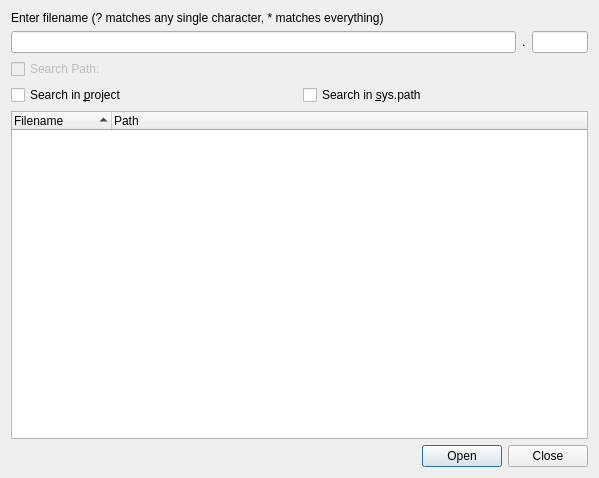
<?xml version="1.0" encoding="UTF-8"?>
<ui version="4.0">
 <class>FindFileNameDialog</class>
 <widget class="QWidget" name="FindFileNameDialog">
  <property name="geometry">
   <rect>
    <x>0</x>
    <y>0</y>
    <width>599</width>
    <height>478</height>
   </rect>
  </property>
  <property name="windowTitle">
   <string>Find File</string>
  </property>
  <layout class="QVBoxLayout" name="verticalLayout">
   <item>
    <widget class="QLabel" name="textLabel1">
     <property name="text">
      <string>Enter filename (? matches any single character, * matches everything)</string>
     </property>
    </widget>
   </item>
   <item>
    <layout class="QHBoxLayout">
     <item>
      <widget class="QLineEdit" name="fileNameEdit">
       <property name="sizePolicy">
        <sizepolicy hsizetype="Expanding" vsizetype="Fixed">
         <horstretch>9</horstretch>
         <verstretch>0</verstretch>
        </sizepolicy>
       </property>
       <property name="toolTip">
        <string>Enter file name to search for </string>
       </property>
      </widget>
     </item>
     <item>
      <widget class="QLabel" name="extsepLabel">
       <property name="text">
        <string>.</string>
       </property>
      </widget>
     </item>
     <item>
      <widget class="QLineEdit" name="fileExtEdit">
       <property name="sizePolicy">
        <sizepolicy hsizetype="Expanding" vsizetype="Fixed">
         <horstretch>1</horstretch>
         <verstretch>0</verstretch>
        </sizepolicy>
       </property>
       <property name="toolTip">
        <string>Enter file extension to search for</string>
       </property>
      </widget>
     </item>
    </layout>
   </item>
   <item>
    <layout class="QHBoxLayout" name="horizontalLayout">
     <item>
      <widget class="QCheckBox" name="searchDirCheckBox">
       <property name="enabled">
        <bool>false</bool>
       </property>
       <property name="toolTip">
        <string>Enabled to include the entered directory into the search</string>
       </property>
       <property name="text">
        <string>Search Path:</string>
       </property>
      </widget>
     </item>
     <item>
      <widget class="E5PathPicker" name="searchDirPicker" native="true">
       <property name="sizePolicy">
        <sizepolicy hsizetype="Expanding" vsizetype="Preferred">
         <horstretch>0</horstretch>
         <verstretch>0</verstretch>
        </sizepolicy>
       </property>
       <property name="focusPolicy">
        <enum>Qt::StrongFocus</enum>
       </property>
       <property name="toolTip">
        <string>Enter the directory, the file should be searched in</string>
       </property>
      </widget>
     </item>
    </layout>
   </item>
   <item>
    <layout class="QHBoxLayout">
     <item>
      <widget class="QCheckBox" name="projectCheckBox">
       <property name="toolTip">
        <string>Select to search in the project path</string>
       </property>
       <property name="text">
        <string>Search in &amp;project</string>
       </property>
       <property name="shortcut">
        <string>Alt+P</string>
       </property>
      </widget>
     </item>
     <item>
      <widget class="QCheckBox" name="syspathCheckBox">
       <property name="toolTip">
        <string>Select to search in sys.path</string>
       </property>
       <property name="text">
        <string>Search in &amp;sys.path</string>
       </property>
       <property name="shortcut">
        <string>Alt+S</string>
       </property>
      </widget>
     </item>
    </layout>
   </item>
   <item>
    <widget class="QTreeWidget" name="fileList">
     <property name="rootIsDecorated">
      <bool>false</bool>
     </property>
     <property name="sortingEnabled">
      <bool>true</bool>
     </property>
     <column>
      <property name="text">
       <string>Filename</string>
      </property>
     </column>
     <column>
      <property name="text">
       <string>Path</string>
      </property>
     </column>
    </widget>
   </item>
   <item>
    <widget class="QDialogButtonBox" name="buttonBox">
     <property name="orientation">
      <enum>Qt::Horizontal</enum>
     </property>
     <property name="standardButtons">
      <set>QDialogButtonBox::Close|QDialogButtonBox::Open</set>
     </property>
    </widget>
   </item>
  </layout>
 </widget>
 <customwidgets>
  <customwidget>
   <class>E5PathPicker</class>
   <extends>QWidget</extends>
   <header>E5Gui/E5PathPicker.h</header>
   <container>1</container>
  </customwidget>
 </customwidgets>
 <tabstops>
  <tabstop>fileNameEdit</tabstop>
  <tabstop>fileExtEdit</tabstop>
  <tabstop>searchDirPicker</tabstop>
  <tabstop>searchDirCheckBox</tabstop>
  <tabstop>projectCheckBox</tabstop>
  <tabstop>syspathCheckBox</tabstop>
  <tabstop>fileList</tabstop>
 </tabstops>
 <resources/>
 <connections>
  <connection>
   <sender>buttonBox</sender>
   <signal>rejected()</signal>
   <receiver>FindFileNameDialog</receiver>
   <slot>close()</slot>
   <hints>
    <hint type="sourcelabel">
     <x>40</x>
     <y>458</y>
    </hint>
    <hint type="destinationlabel">
     <x>41</x>
     <y>477</y>
    </hint>
   </hints>
  </connection>
 </connections>
</ui>
